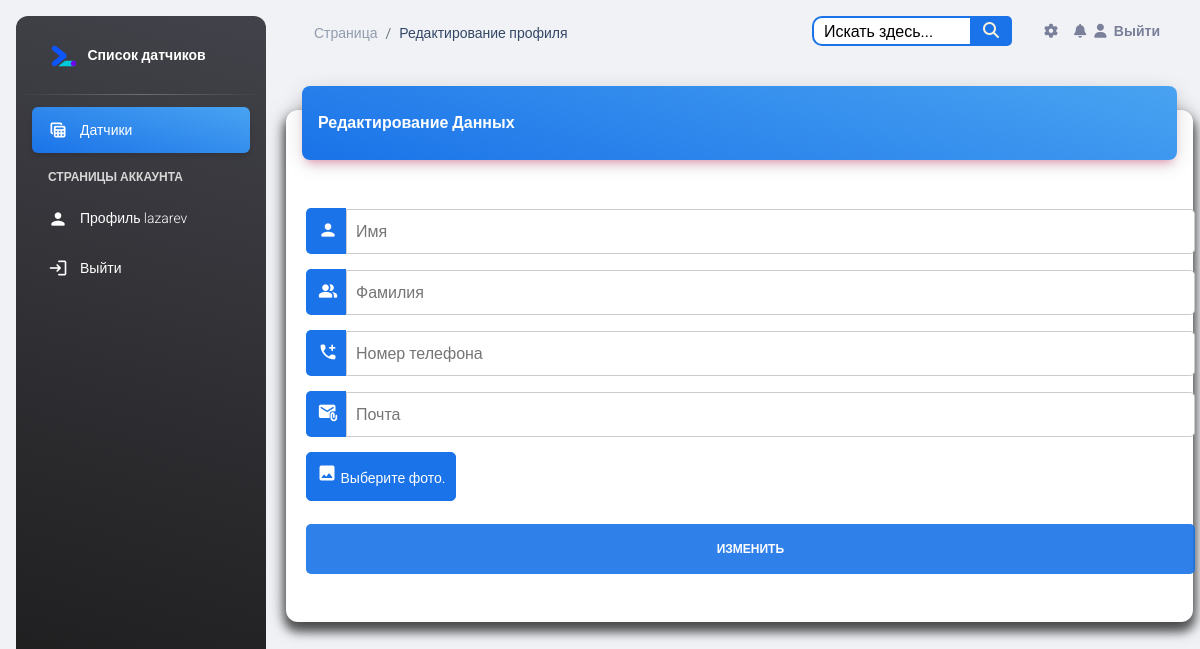
Before: /account/lazarev/ (signed in) with the older database file.
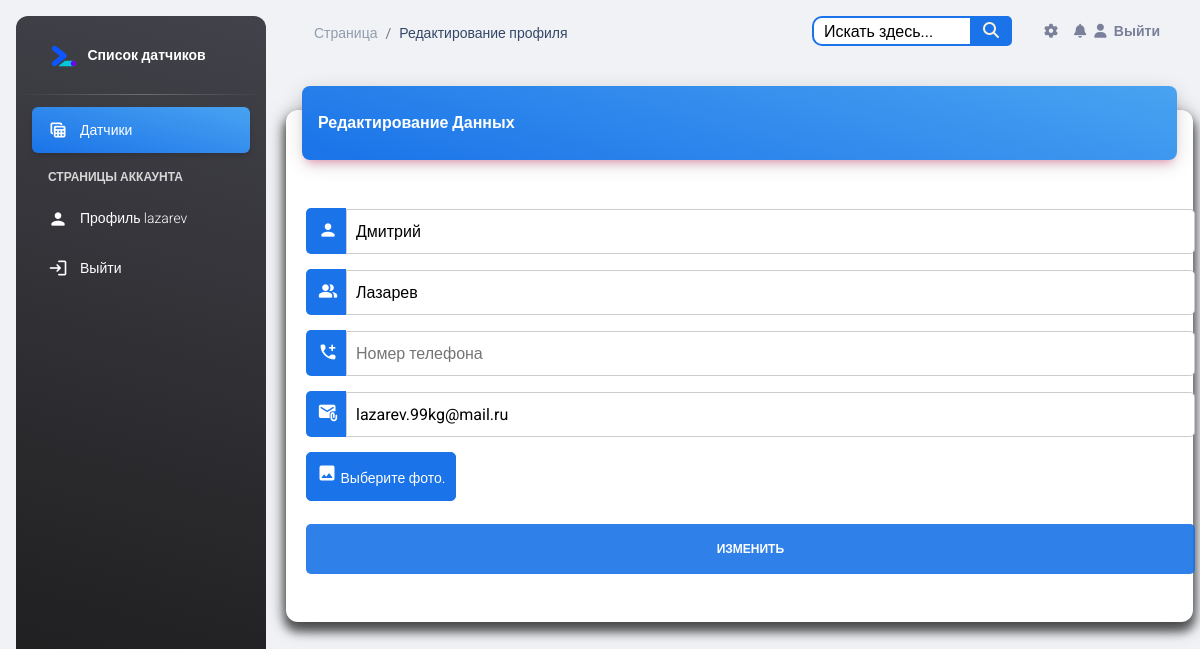
After: the same page with the newer database file.
### account/models.py (models this page shows, shortened)
class Profile(models.Model):
    id = models.AutoField(primary_key=True)
    user = models.OneToOneField(User, verbose_name="Пользователь", on_delete=models.CASCADE)
    name = models.CharField(max_length=25, verbose_name="Имя", blank=True)
    surnames = models.CharField(max_length=25, verbose_name="Фамилия", blank=True)
    sensor = models.ManyToManyField(Sensor, verbose_name="Датчик", blank=True)
    work_phone = models.CharField(null=True, verbose_name="Рабочий телефон", blank=True, max_length=20)
    email = models.EmailField(max_length=40, verbose_name="Электронная почта", blank=True)
    photo = models.ImageField(upload_to='users/%Y/%m/%d', blank=True, verbose_name="Фото",
                              default='../static/img/default.png')
    slug = models.SlugField("URL", max_length=50, blank=True)
    class Meta:
        verbose_name = 'Профиль'
        verbose_name_plural = 'Профиля'

### account/views.py (the view)
# urls.py: path('<slug:slug>/', edit, name='profile_edit'),
@login_required
def edit(request, slug):
    if request.method == 'POST':
        profile_form = ProfileEditForm(instance=request.user.profile, data=request.POST, files=request.FILES)
        if profile_form.is_valid():
            profile_form.save()
            messages.success(request, 'Профиль обновлен!')
            return redirect('profiles:profile_detail', slug=request.user.profile.slug)
        else:
            messages.error(request, 'Пожалуйста, исправьте ошибки в форме.')
    else:
        profile_form = ProfileEditForm(instance=request.user.profile)
    return render(request, 'profile/profile_edit.html', {'profile_form': profile_form})

### account/forms.py (shortened to what this page needs)
class ProfileEditForm(forms.ModelForm):
    phone_number = forms.CharField(max_length=15, required=False)
    class Meta:
        model = Profile
        fields = ('name', 'surnames', 'phone_number', 'email', 'photo')

### templates/profile/profile_edit.html (shortened to what the changed rows need)
{% include 'base.html' %}
{% load static %}
<head>
</head>
<body class="g-sidenav-show  bg-gray-200">
<main class="main-content position-relative max-height-vh-100 h-100 border-radius-lg ">
    <div class="container-fluid py-4">
        <div class="row">
            <div class="col-12">
                <div class="card my-4">
                    <div class="card-body px-0 pb-2">
                        <form class="profile-form" action="." method="post" enctype="multipart/form-data">
                            <div class="card-body px-0 pb-2">
                                <div class="input-container">
                                    <i class="icon"><i class="material-icons opacity-10">person</i></i>
                                    <input class="input-field" type="text" placeholder="Имя" name="name"
                                           value="{{ profile_form.instance.name }}">
                                </div>
                                <div class="input-container">
                                    <i class="icon"><i class="material-icons opacity-10">people_alt</i></i>
                                    <input class="input-field" type="text" placeholder="Фамилия" name="surnames"
                                           value="{{ profile_form.instance.surnames }}">
                                </div>
                                <div class="input-container">
                                    <i class="icon"><i class="material-icons opacity-10">attach_email</i></i>
                                    <input class="input-field" type="text" placeholder="Почта" name="email"
                                           value="{{ profile_form.instance.email }}">
                                </div>
                            </div>
                        </form>
                    </div>
                </div>
            </div>
        </div>
    </div>
</main>
</body>

Changed rows visible on the page:
now on this page (row edited): Profile: name "Дмитрий", surnames "Лазарев", email "lazarev.99kg@mail.ru"
